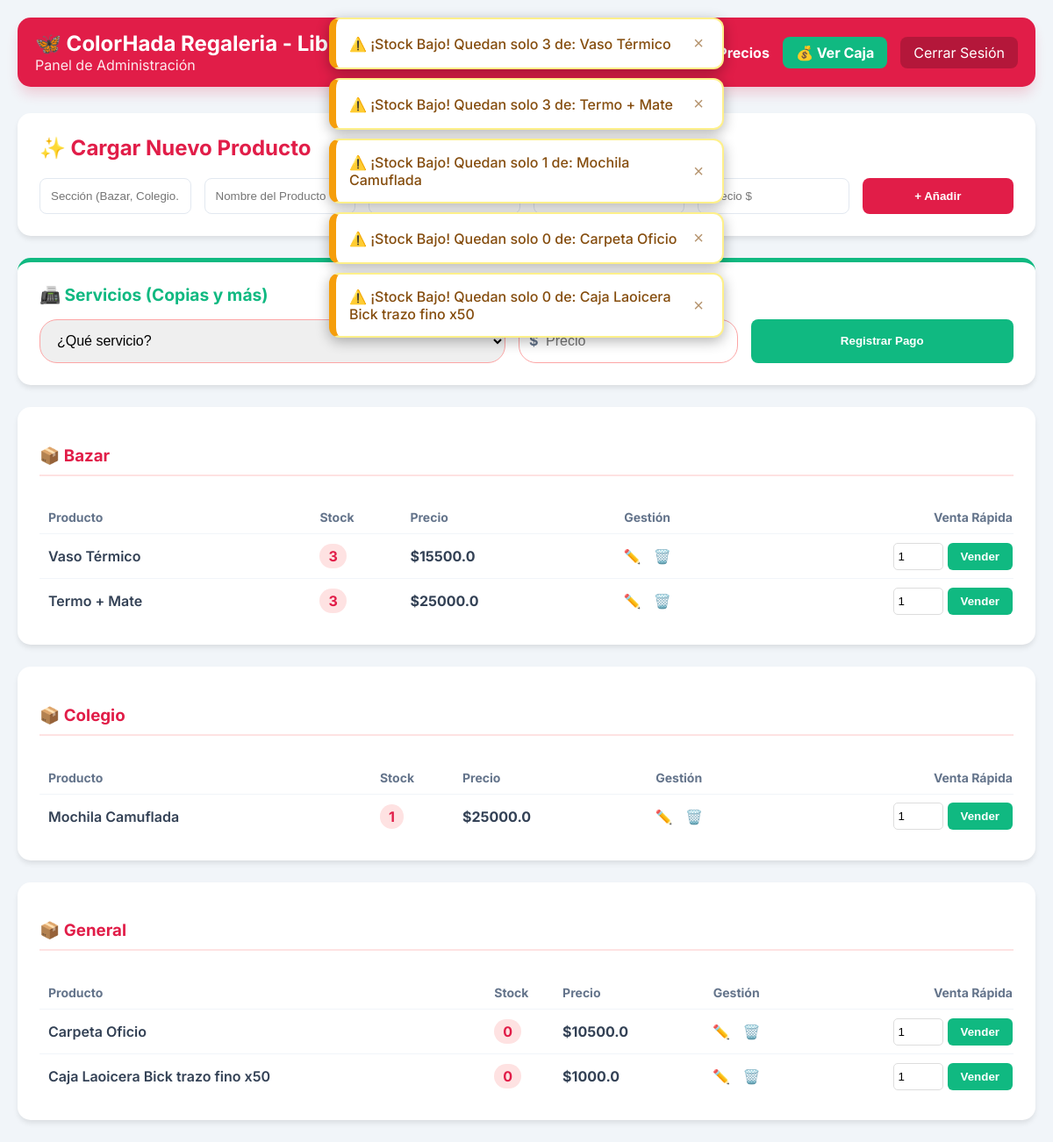
Before: / (signed in) with the older database file.
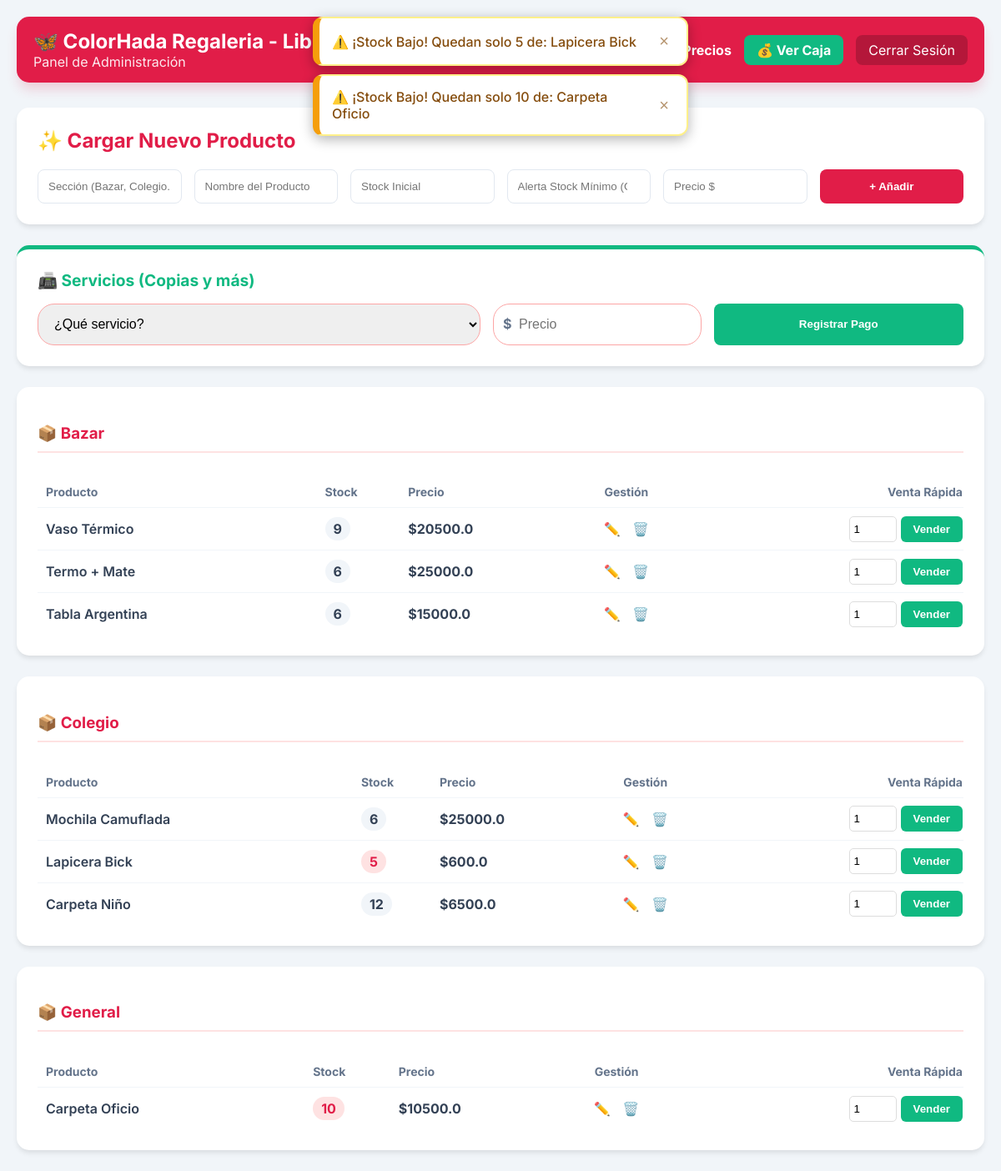
After: the same page with the newer database file.
### tables this page shows
CREATE TABLE productos (
            id INTEGER PRIMARY KEY AUTOINCREMENT,
            nombre TEXT NOT NULL,
            stock INTEGER NOT NULL,
            stock_minimo INTEGER NOT NULL,
            precio REAL NOT NULL
        , categoria TEXT DEFAULT 'General');

### main.py (the view)
@app.route('/')
@login_required
def index():
    conn = conectar()
    productos = conn.execute('SELECT * FROM productos ORDER BY categoria').fetchall()
    secciones = {}
    if 'alertas_mostradas' not in session:
        for p in productos:
            if p['stock'] <= p['stock_minimo']:
                flash(f"⚠️ ¡Stock Bajo! Quedan solo {p['stock']} de: {p['nombre']}", "warning")
        session['alertas_mostradas'] = True
    for p in productos:
        cat = p['categoria']
        if cat not in secciones: secciones[cat] = []
        secciones[cat].append(p)
    conn.close()
    return render_template('index.html', secciones=secciones)

### main.py (called while the page is built)
@login_manager.user_loader
def load_user(user_id):
    return User(user_id)

def conectar():
    base_dir = os.path.abspath(os.path.dirname(__file__))
    db_path = os.path.join(base_dir, 'libreria.db')
    conn = sqlite3.connect(db_path)
    conn.row_factory = sqlite3.Row
    return conn

### templates/index.html (shortened to what this page needs)
<!DOCTYPE html>
<html lang="es">
<head>
    <link rel="stylesheet" href="{{ url_for('static', filename='css/style.css') }}">
</head>
<body>
<div class="contenedor-alertas" style="position: fixed; top: 20px; left: 50%; transform: translateX(-50%); z-index: 10000; width: 90%; max-width: 450px;">
    {% with messages = get_flashed_messages(with_categories=true) %}
      {% if messages %}
        {% for category, message in messages %}
          <div class="alerta {{ 'alerta-error' if category == 'danger' else 'alerta-aviso' if category == 'warning' else 'alerta-exito' }}">
            <span>{{ message }}</span>
            <button class="btn-cerrar" onclick="this.parentElement.remove()">×</button>
          </div>
        {% endfor %}
      {% endif %}
    {% endwith %}
</div>
<div class="main-container">
    <header class="header-hada">
        <div>
            <h1 style="margin:0; font-size: 24px;">🦋 ColorHada Regaleria - Libreria</h1>
            <p style="margin:0; opacity: 0.9;">Panel de Administración</p>
        </div>
        <div style="display:flex; gap:15px; align-items: center;">
            <a href="/buscar_precio" style="color:white; text-decoration:none; font-weight:bold;">🔍 Precios</a>
            <a href="/historial" style="background:#10b981; padding:8px 15px; border-radius:8px; color:white; text-decoration:none; font-weight:bold;">💰 Ver Caja</a>
            <a href="/logout" style="background:rgba(0,0,0,0.2); padding:8px 15px; border-radius:8px; color:white; text-decoration:none;">Cerrar Sesión</a>
        </div>
    </header>
    <section class="card-hada">
        <h2 style="margin-top:0; color: var(--rojo-hada);">✨ Cargar Nuevo Producto</h2>
        <form action="/agregar" method="POST" class="form-carga">
            <input type="text" name="categoria" placeholder="Sección (Bazar, Colegio...)" required>
            <input type="text" name="nombre" placeholder="Nombre del Producto" required>
            <input type="number" name="stock" placeholder="Stock Inicial" required>
            <input type="number" name="stock_minimo" placeholder="Alerta Stock Mínimo (Opcional)" title="El sistema te avisará cuando el stock llegue a este número">
            <input type="number" step="0.01" name="precio" placeholder="Precio $" required>
            <button type="submit" style="background:var(--rojo-hada); color:white; border:none; border-radius:8px; font-weight:bold; cursor:pointer;">+ Añadir</button>
        </form>
    </section>
    <section class="card-hada" style="border-top: 5px solid #10b981;">
        <h2 style="margin-top:0; color: #10b981; font-size: 1.2rem;">📠 Servicios (Copias y más)</h2>
        <form action="/registrar_servicio" method="POST" style="display: flex; flex-wrap: wrap; gap: 15px; align-items: stretch;">
            <select name="tipo_servicio" class="auth-input" style="flex: 2; min-width: 200px; height: 50px; padding: 0 15px; margin: 0;" required>
                <option value="" disabled selected>¿Qué servicio?</option>
            </select>
            <div style="flex: 1; min-width: 120px; position: relative;">
                <span style="position: absolute; left: 12px; top: 14px; color: #64748b; font-weight: bold;">$</span>
                <input type="number" step="0.01" name="monto" class="auth-input" placeholder="Precio"
                    style="height: 50px; padding-left: 30px; margin: 0; width: 100%; box-sizing: border-box;" required>
            </div>
            <button type="submit" style="background:#10b981; color:white; border:none; border-radius:8px; padding: 0 25px; height: 50px; font-weight:bold; cursor:pointer; flex: 1; min-width: 150px;">
                Registrar Pago
            </button>
        </form>
    </section>
    <section>
        {% for cat, productos in secciones.items() %}
        <div class="card-hada">
            <h3 style="color:var(--rojo-hada); border-bottom: 2px solid #fee2e2; padding-bottom:10px;">📦 {{ cat }}</h3>
            <div style="overflow-x: auto;">
                <table style="width:100%; border-collapse: collapse; margin-top:10px;">
                    <thead>
                        <tr style="text-align:left; color:#64748b; font-size:14px;">
                            <th style="padding:10px;">Producto</th>
                            <th>Stock</th>
                            <th>Precio</th>
                            <th style="text-align:center;">Gestión</th>
                            <th style="text-align:right;">Venta Rápida</th>
                        </tr>
                    </thead>
                    <tbody>
                        {% for p in productos %}
                        <tr style="border-top: 1px solid #f1f5f9;">
                            <td style="padding:15px 10px; font-weight:600;">{{ p.nombre }}</td>
                            <td>
                                <span class="stock-badge {{ 'stock-bajo' if p.stock <= p.stock_minimo }}">
                                    {{ p.stock }}
                                </span>
                            </td>
                            <td style="font-weight:bold;">${{ p.precio }}</td>
                            <td style="text-align:center;">
                                <a href="/editar/{{ p.id }}" style="text-decoration:none; margin-right:10px;" title="Editar">✏️</a>
                                <a href="/borrar/{{ p.id }}" onclick="return confirm('¿Borrar {{ p.nombre }}?')" style="text-decoration:none;" title="Borrar">🗑️</a>
                            </td>
                            <td style="text-align:right;">
                                <form action="/vender" method="POST" style="display:inline-flex; gap:5px;">
                                    <input type="number" name="cantidad" value="1" min="1" style="width:45px; padding:5px; border-radius:5px; border:1px solid #ddd;">
                                    <button type="submit" class="btn-vender">Vender</button>
                                </form>
                            </td>
                        </tr>
                        {% endfor %}
                    </tbody>
                </table>
            </div>
        </div>
        {% endfor %}
    </section>
</div>
</body>
</html>

### static/css/style.css (style rules this page uses)
:root { --rojo-hada: #e11d48; --rojo-oscuro: #9f1239; --blanco: #ffffff; --gris-fondo: #f1f5f9; --texto: #334155; }
body { background-color: var(--gris-fondo); font-family: 'Inter', sans-serif; margin: 0; color: var(--texto); }
.main-container { max-width: 1200px; margin: 20px auto; padding: 0 20px; }
.header-hada { background: var(--rojo-hada); color: white; padding: 20px; border-radius: 15px; display: flex; justify-content: space-between; align-items: center; margin-bottom: 30px; box-shadow: 0 10px 15px -3px rgba(225, 29, 72, 0.2); }
.card-hada { background: white; border-radius: 15px; padding: 25px; margin-bottom: 25px; box-shadow: 0 4px 6px -1px rgba(0,0,0,0.1); }
.form-carga { display: grid; grid-template-columns: repeat(auto-fit, minmax(150px, 1fr)); gap: 15px; }
input { padding: 12px; border: 1px solid #e2e8f0; border-radius: 8px; outline: none; }
.btn-vender { background: #10b981; color: white; border: none; padding: 8px 15px; border-radius: 6px; cursor: pointer; font-weight: bold; }
.auth-input { width: 100%; padding: 15px 20px; border: 1.5px solid #fca5a5; border-radius: 20px; font-size: 16px; box-sizing: border-box; outline: none; transition: all 0.3s; }
.stock-badge { padding: 4px 10px; border-radius: 20px; font-weight: bold; background: #f1f5f9; color: #334155; }
.stock-bajo { background: #fee2e2 !important; color: #e11d48 !important; }
.contenedor-alertas { position: fixed; top: 20px; left: 50%; transform: translateX(-50%); z-index: 9999; width: 90%; max-width: 500px; }
.alerta { padding: 15px 20px; margin-bottom: 10px; border-radius: 12px; font-weight: 500; box-shadow: 0 4px 12px rgba(0,0,0,0.15); display: flex; justify-content: space-between; align-items: center; animation: slideIn 0.3s ease-out; }
.header-hada { display: flex; align-items: center; padding: 15px 20px; }

### templates/index.html (style rules this page uses)
.contenedor-alertas { position: fixed; top: 20px; left: 50%; transform: translateX(-50%); z-index: 10000; width: 90%; max-width: 450px; }
.alerta { display: flex; justify-content: space-between; align-items: center; box-shadow: 0 4px 15px rgba(0,0,0,0.3); animation: slideDown 0.4s ease-out; margin-bottom: 10px; padding: 15px; border-radius: 12px; opacity: 1 !important; position: relative; z-index: 10001; }
.alerta-aviso { background-color: #ffffff !important; color: #854d0e; border: 2px solid #fef08a; border-left: 8px solid #f59e0b; }
.btn-cerrar { background: none; border: none; font-size: 20px; cursor: pointer; color: inherit; opacity: 0.6; margin-left: 10px; }

Changed rows visible on the page:
removed productos: nombre "Caja Laoicera Bick trazo fino x50", stock "0", precio "1000.0", shown under "General"
changed productos "Bazar": stock "3" → "9"; precio "15500.0" → "20500.0"
changed productos "Termo + Mate": stock "3" → "6"
added productos: nombre "Tabla Argentina", stock "6", precio "15000.0", shown under "Bazar"
changed productos "Colegio": stock "1" → "6"
added productos: nombre "Lapicera Bick", stock "5", precio "600.0", shown under "Colegio"
added productos: nombre "Carpeta Niño", stock "12", precio "6500.0", shown under "Colegio"
changed productos "General": stock "0" → "10"
Other visible differences:
new list line: "⚠️ ¡Stock Bajo! Quedan solo 5 de: Lapicera Bick ×"
new list line: "⚠️ ¡Stock Bajo! Quedan solo 10 de: Carpeta Oficio ×"
list line gone: "⚠️ ¡Stock Bajo! Quedan solo 3 de: Vaso Térmico ×"
list line gone: "⚠️ ¡Stock Bajo! Quedan solo 3 de: Termo + Mate ×"
list line gone: "⚠️ ¡Stock Bajo! Quedan solo 1 de: Mochila Camuflada ×"
list line gone: "⚠️ ¡Stock Bajo! Quedan solo 0 de: Carpeta Oficio ×"
list line gone: "⚠️ ¡Stock Bajo! Quedan solo 0 de: Caja Laoicera Bick trazo fino x50 ×"
